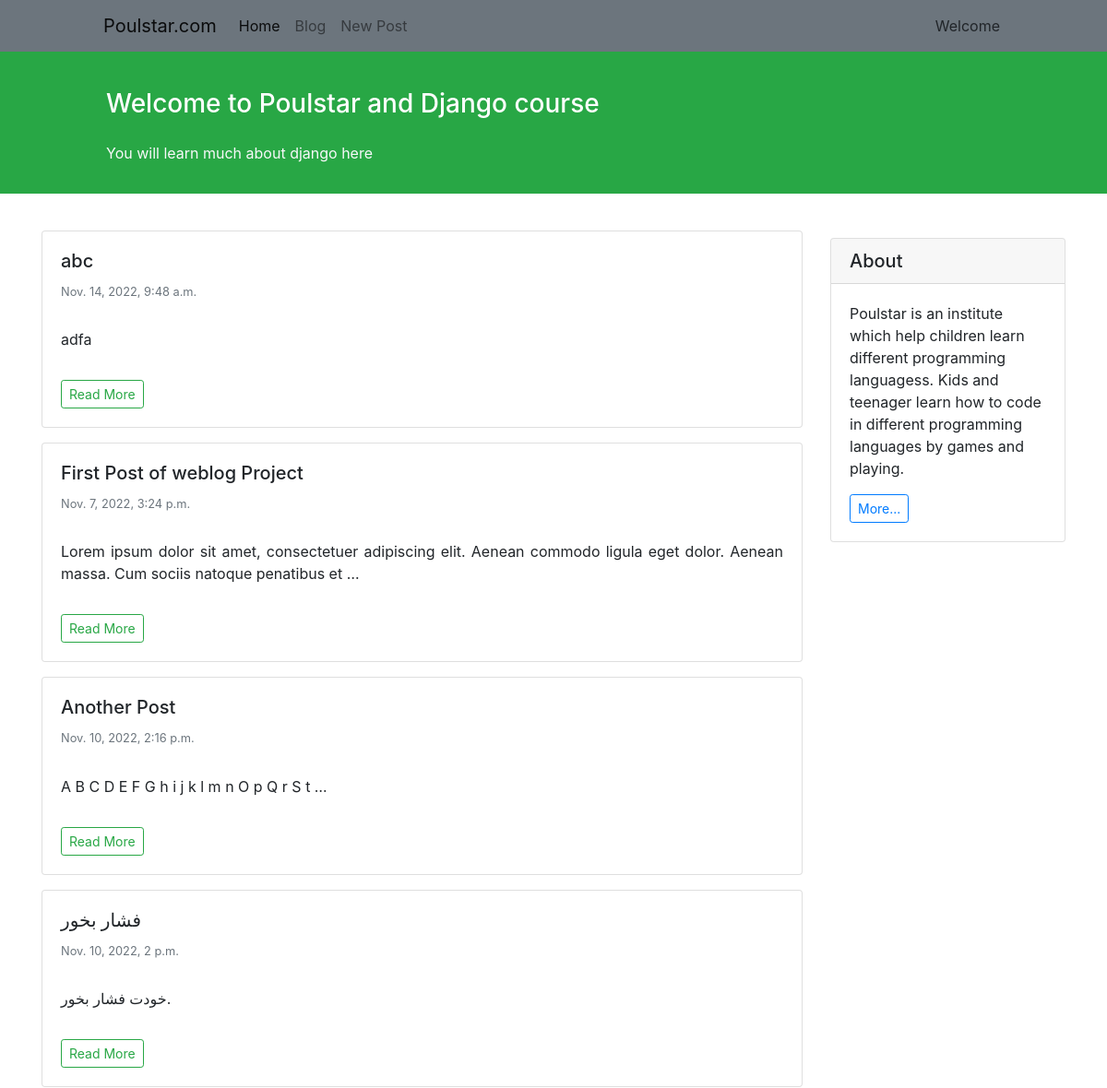
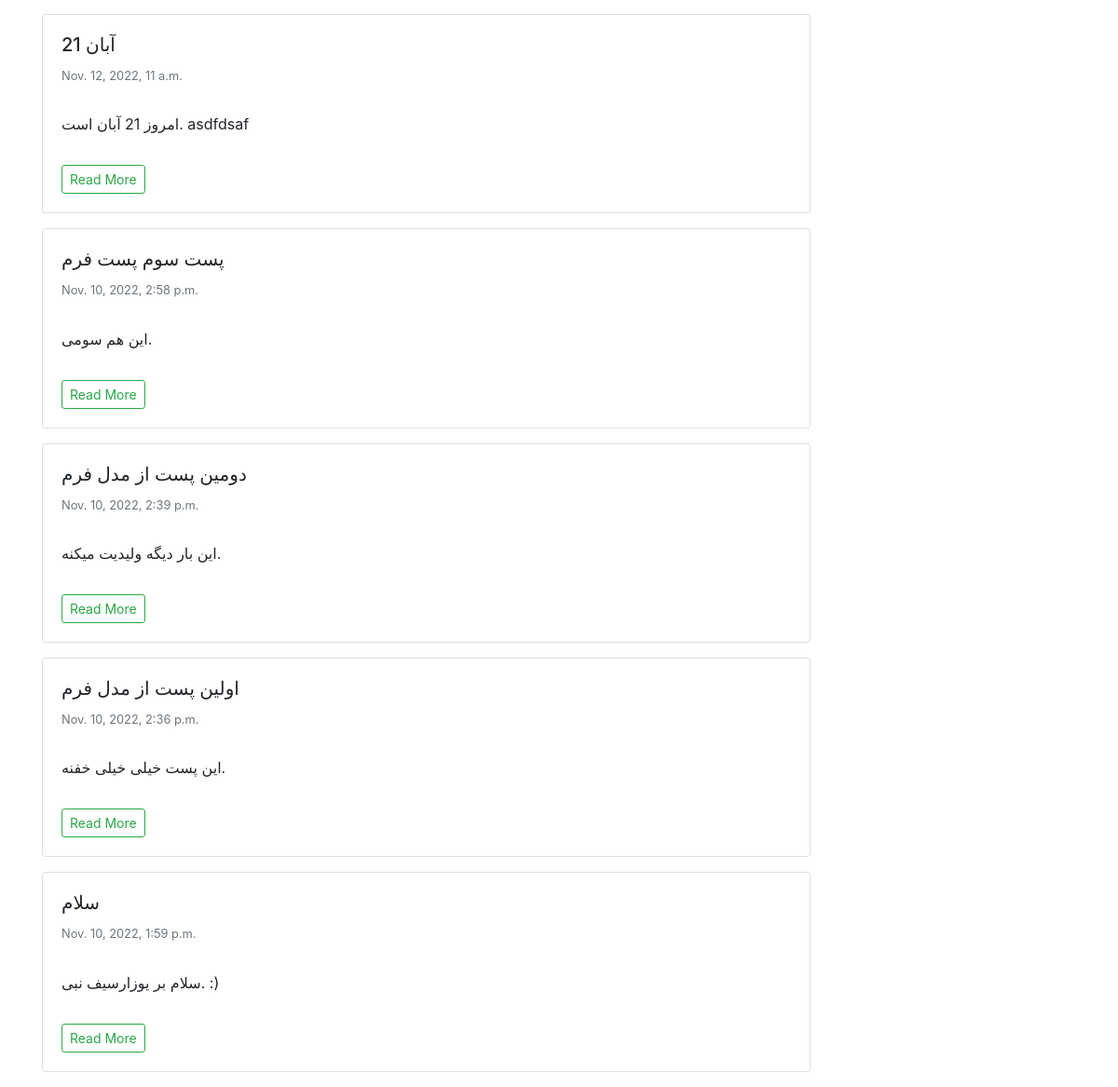
Screenshot of /blog/ with the database file from the repository (2 pictures, top to bottom).
### blog/models.py (models this page shows, shortened)
class Post(models.Model):
    STATUS_CHOICES = (
        ('pub', 'published'),
        ('drf', 'draft'),
    )
    title = models.CharField(max_length=100)
    text = models.TextField()
    author = models.ForeignKey(to='auth.User', on_delete=models.CASCADE)
    datetime_created = models.DateTimeField(auto_now_add=True)
    datetime_modified = models.DateTimeField(auto_now=True)
    status = models.CharField(choices=STATUS_CHOICES, max_length=3)

### blog/views.py (the view)
# urls.py: path('', views.post_list_view, name='posts_list'),
def post_list_view(request):
    posts = Post.objects.filter(status='pub').order_by('-datetime_modified')
    context = { 'posts': posts }
    return render(request, 'blog/posts_list.html', context)

### blog/templates/blog/posts_list.html (shortened to what this page needs)
{% extends '_base.html' %}
{% load my_tags %}
{% block content %}
<div class="container mt-4">
    <div class="row">
        <div class="col-9">
            {% for post in posts %}
            <div class="card shadow-sm my-3">
                <div class="card-body">
                    <h5 class="card-title"> {{ post.title }} </h5>
                    <h6 class="card-subtitle mb-2 text-muted small py-2"> {{ post.datetime_created }} </h6>
                    <p class="card-text py-3" style="text-align: justify;">
                        {{ post.text | truncatewords:20 }}
                    </p>
                    <a href = "{% url 'post_detail' post.id %}" class="btn btn-sm btn-outline-success">Read More</a>
                </div>
            </div>
            {% endfor %}
        </div>
        <div class="col-3">
            <div class="card my-4">
                <h5 class="card-header">About</h5>
                <div class="card-body">
                    <p class="card-text";>Poulstar is an institute which help children learn
                        different programming languagess. Kids and teenager learn how to
                        code in different programming languages by games and playing.
                    </p>
                    <a href="#"
                        class="btn btn-sm btn-outline-primary">
                        More...
                    </a>
                </div>
            </div>
        </div>
    </div>
</div>
{% endblock content %}

### templates/_base.html (shortened to what this page needs)
<!doctype html>
<html lang="en">
<head>
    <link rel="stylesheet" href="https://cdn.jsdelivr.net/npm/bootstrap@4.0.0/dist/css/bootstrap.min.css">
</head>
<body>
<nav class="navbar navbar-expand-lg navbar-light bg-secondary">
    <div class="container-fluid mx-5 px-5">
        <a class="navbar-brand" href="https://www.poulstar.com" target="_blank">Poulstar.com</a>
        <div class="collapse navbar-collapse" id="navbarNavAltMarkup">
            <div class="navbar-nav">
                <a class="nav-link active" aria-current="page" href="{% url 'posts_list' %}">Home</a>
                <a class="nav-link" href="{% url 'posts_list' %}">Blog</a>
                <a class="nav-link" href="{% url 'create' %}">New Post</a>
            </div>
        </div>
        <div class="mx-1">Welcome</div>
    </div>
</nav>
<div class="container-fluid bg-success">
    <div class="row py-3">
        <div class="col-md-8 col-md-10 mx-auto">
            <h3 class="my-4 mt-3 text-white">Welcome to Poulstar and Django course</h3>
            <p class="text-light">You will learn much about django here</p>
        </div>
    </div>
</div>
{% block content %}
{% endblock content %}
</body>
</html>

### rows the page displays
Post: title "abc", datetime_created "Nov. 14, 2022, 9:48 a.m.", text "adfa"
Post: title "First Post of weblog Project", datetime_created "Nov. 7, 2022, 3:24 p.m.", text "Lorem ipsum dolor sit amet, consectetuer adipiscing elit. Aenean commodo ligula eget dolor. Aenean massa. Cum sociis natoque penatibus et …"
Post: title "Another Post", datetime_created "Nov. 10, 2022, 2:16 p.m.", text "A B C D E F G h i j k l m n O p Q r S t …"
Post: title "فشار بخور", datetime_created "Nov. 10, 2022, 2 p.m.", text "خودت فشار بخور."
Post: title "21 آبان", datetime_created "Nov. 12, 2022, 11 a.m.", text "امروز 21 آبان است. asdfdsaf"
Post: title "پست سوم پست فرم", datetime_created "Nov. 10, 2022, 2:58 p.m.", text "این هم سومی."
Post: title "دومین پست از مدل فرم", datetime_created "Nov. 10, 2022, 2:39 p.m.", text "این بار دیگه ولیدیت میکنه."
Post: title "اولین پست از مدل فرم", datetime_created "Nov. 10, 2022, 2:36 p.m.", text "این پست خیلی خیلی خفنه."
Post: title "سلام", datetime_created "Nov. 10, 2022, 1:59 p.m.", text "سلام بر یوزارسیف نبی. :)"
